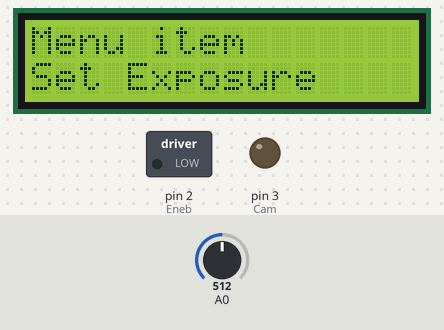
Simulated run of this sketch. Board: Arduino Uno, built with avr-gcc and run on an emulated ATmega328P. Shown: 16×2 character LCD, switched loads named in the sketch (green lamp = pin HIGH), output pins drawn as LEDs (lit = HIGH). The inputs (shaded band) are chosen by the test bench; at power-on: A0 = 512. Pins used as bus, display or sensor lines are not drawn; what the sketch prints to the serial monitor is not drawn.

Above: at 4.2 s.
4.3 s: A0 set to 542
5.8 s: A0 set to 573
At 6.2 s:
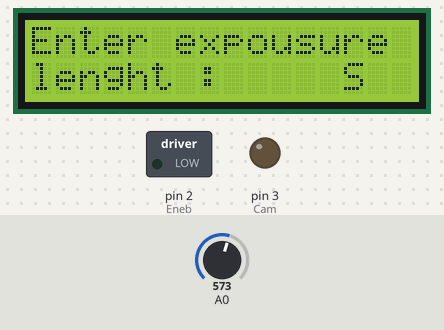
At 8.3 s:
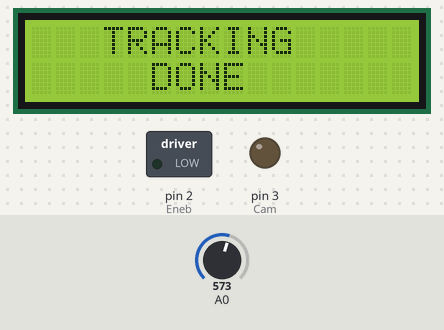
Timing chart, 0 to 9.8 s (numbered marks = the images above; inputs shaded):
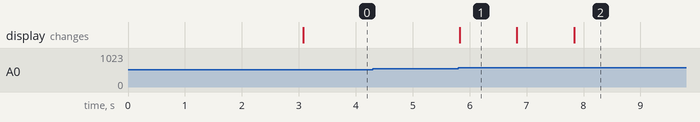

The sketch:

arduino_uno__TEST_.ino
```cpp
#include <LiquidCrystal.h>
LiquidCrystal lcd(8, 9, 4, 5, 6, 7);
#define Dir  0 //define output for direction pin to D0
#define Step  1 // define output for step pin to pin D1
#define Eneb 2 // define enable pin to D2
#define Cam 3 //define output pin for release shutter
#define powr 4 //define output for power pin
int timer1_compare_match; // Define timer compare match register value
bool StpSt = true ; // boolean state that holds current state of step pin . true = high, flase = low
ISR(TIMER1_COMPA_vect){ // Interrupt Service Routine for compare mode
  TCNT1 = timer1_compare_match; // It preload timer and compares it
  if(StpSt == true){ // check if stps is true or false
    digitalWrite(Step, HIGH); // write high to stepper motor
    StpSt = false; // change value of StpSt
  }
  else{
    digitalWrite(Step, LOW);
    StpSt = true;
  }
}
#define btnRIGHT  0 // Define variable to hold current button constant value
#define btnUP     1
#define btnDOWN   2
#define btnLEFT   3
#define btnSELECT 4
#define btnNONE   5
int adc_key_in = 0; // Define variable to hold button analog value
int i = 0;
int read_LCD_buttons()
{
   adc_key_in = analogRead(0);// read the value from the sensor
   if (adc_key_in > 1000) return btnNONE; // No button is pressed
   if (adc_key_in < 50)   return btnRIGHT; // Right pressed
   if (adc_key_in < 195)  return btnUP;  // Up presed
   if (adc_key_in < 380)  return btnDOWN;  // Down pressed
   if (adc_key_in < 555)  return btnLEFT;  // Left pressed
   if (adc_key_in < 790)  return btnSELECT; // Select pressed
   return btnNONE;  // If no valid response return No button pressed
}
const unsigned long eventInterval = 500;
unsigned long previousTime = 0;
byte blank[8] = {
  0b11111,
  0b11111,
  0b11111,
  0b11111,
  0b11111,
  0b11111,
  0b11111,
  0b11111,
};
void setup(){
Serial.begin(9600);
pinMode(Dir, OUTPUT);
pinMode(Step, OUTPUT);
pinMode(Eneb, OUTPUT);
pinMode(Cam, OUTPUT);
pinMode(powr, OUTPUT);
digitalWrite(Dir,LOW);
noInterrupts();
TCCR1A = 0; // Initialize Timer1
TCCR1B = 0;
timer1_compare_match = 33226;
TCNT1 = timer1_compare_match;
TCCR1B |= (1 << CS11) | (1 << CS10); // set prescaler to 64
TIMSK1 |= (1 << OCIE1A);
interrupts();
lcd.begin(16, 2);
lcd.createChar(1, blank);
lcd.setCursor(0,0);
lcd.print("OG star tracker ");
lcd.setCursor(0,1);
lcd.print("V1 Clear sky!");
delay(3000);
lcd.write(byte(0));
lcd.clear();
}
int get_number(int x, int y) //funciton for displaying number on screen and returnig entered number int x and y is for position on display
{
  int s = 0;
  int p = 0;
  int d = 0;
  const int gg = x;
  const int hh = x +1 ;
  const int xx = x + 2 ;
  bool tax = false;
  int pds = 0;
  do{
    lcd.setCursor(gg,y); // print positions where would be numbers displayed
    lcd.print(s);
    lcd.print(p);
    lcd.print(d);
    pds = read_LCD_buttons();
    switch(pds)
    {
      case btnRIGHT :{
      x = x + 1 ;
      break;
      }
      case btnLEFT :{
      x = x - 1 ;
      break;
      }
      case btnUP :{  // check if button down is presed
        if(x == gg ){ // check cursor position
          s = s+1; // add + 1
          if(s>9){s = 0;} // if number is bigger thean 9 it would go to 0
        }
        else if(x == hh ){
          p = p+1;
          if(p>9){p = 0;}
        }
        else if(x == xx ){
          d = d+1;
          if(d>9){d = 0;}
        }
      break;
      }
      case btnDOWN :{// check if button down is presed
        if(x == gg ){ // check cursor position
          s = s-1; // deduct number by -1
          if(s<0){s = 0;} // if number is smaller thean 0 it would go to 0
        }
        else if(x == hh ){
          p = p-1;
          if(p<0){p = 0;}
        }
        else if(x == xx ){
          d = d-1;
          if(d<0){d = 0;}
        }
        break;
      }
      case btnSELECT :{ // check if button select is presed
        int exposure = s*100 + p*10 + d ; // make final number
        s = 0 ; p = 0 ; d = 0 ; // return variables to 0
        tax = true;
        return exposure; // return number inputed by user
        break; // end the cycle
      }
    }
    if(x > xx || x  < gg){x = gg;}
  }while( tax != true );
}
void exp(){
  lcd.clear();
  lcd.setCursor(0,0);
  lcd.print("Enter expousure");
  lcd.setCursor(0,1);
  lcd.print("lenght :     S");
  delay(1000);
  int leng = get_number(9,1);
  lcd.clear();
  lcd.setCursor(0,0);
  lcd.print("Enter number of");
  lcd.setCursor(0,1);
  lcd.print("exposures : ");
  delay(1000);
  int exp = get_number(12,1);
  lcd.setCursor(0,0);
  lcd.clear();
  lcd.setCursor(3,0);
  lcd.print("TRACKING");
  lcd.setCursor(0,1);
  lcd.print("EXPOSURE : ");
  int exp_amount = 0;
  exp_amount = leng / 0.26582 ;
  int l = 0;
  while(true){
    i = i +1;
    if(i == exp_amount){
      digitalWrite(Cam,HIGH);
      delay(leng);
      digitalWrite(Cam,LOW);
      delay(500);
      lcd.setCursor(11,1);
      l = l + 1;
      lcd.print(l);
      i = 0;
    }
    if(l == exp){
      lcd.setCursor(0,1);
      lcd.print("     DONE     ");
    }

  }
}

void loop(){
  int la = 0;
  String stringArray[2] = {"Set Exposure", "Dithering"};
  int menuItem = 0;
  lcd.clear();
  lcd.setCursor(0,0);
  lcd.print("Menu item");
  lcd.setCursor(0,1);
  lcd.print(stringArray[0]);
  int button = 5;
  int buttong = 5;
  while(true){
    button =  read_LCD_buttons();
    Serial.println(button);
    Serial.println("AHOJ");
    switch(button){
      case btnUP : {
        lcd.setCursor(0,1);
        la = la + 1;
        if (la > 1){
          la = 0;
        lcd.print(stringArray[la]);
        }
        while(true){
          buttong =  read_LCD_buttons();
          switch(buttong){
            case btnSELECT :{
              exp();
              break;
            }
            case btnRIGHT :{
              break;
            }
          }
          break;
        }
      }
      case btnDOWN : {
        lcd.setCursor(0,1);
        la = la + 1;
        if (la > 1){
          la = 0;
        lcd.print(stringArray[la]);
        }
      }
      case btnNONE : {
        break;
      }
      case btnSELECT :{
        if (la == 0);{
          exp();
        }
        if (la == 1){
          break;
        }
      }
    }
  }
}
```

Measured:
- the behaviour switches between 554 and 555 on A0 (found by bisection; images 0 and 1)
- after the input at 4.3 s, every drawn part: stays the same
- after the input at 5.8 s, the display: changes at once (image 1)
- what the display in image 1 shows lasts 1.0 s, from 5.8 s to 6.8 s
